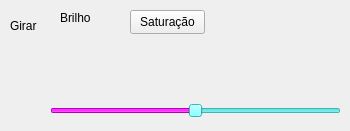
    <widget class="QWidget" name="tab">
     <property name="toolTip">
      <string>&lt;html&gt;&lt;head/&gt;&lt;body&gt;&lt;p&gt;ferramentas&lt;/p&gt;&lt;p&gt;&lt;br/&gt;&lt;/p&gt;&lt;/body&gt;&lt;/html&gt;</string>
     </property>
     <attribute name="title">
      <string>Ferramentas</string>
     </attribute>
     <widget class="QWidget" name="layoutWidget">
      <property name="geometry">
       <rect>
        <x>10</x>
        <y>10</y>
        <width>30</width>
        <height>51</height>
       </rect>
      </property>
      <layout class="QVBoxLayout" name="verticalLayout">
       <item>
        <widget class="QLabel" name="label">
         <property name="text">
          <string>Girar</string>
         </property>
        </widget>
       </item>
       <item>
        <widget class="QPushButton" name="pushButton_3">
         <property name="toolTip">
          <string>&lt;html&gt;&lt;head/&gt;&lt;body&gt;&lt;p&gt;girar&lt;/p&gt;&lt;p&gt;&lt;br/&gt;&lt;/p&gt;&lt;/body&gt;&lt;/html&gt;</string>
         </property>
         <property name="styleSheet">
          <string notr="true">background-color: white;
border-image: url(:refresh.png);
background: none;
border: none;
background-repeat: none;</string>
         </property>
         <property name="text">
          <string/>
         </property>
        </widget>
       </item>
      </layout>
     </widget>
     <widget class="QSlider" name="horizontalSlider">
      <property name="geometry">
       <rect>
        <x>50</x>
        <y>100</y>
        <width>291</width>
        <height>22</height>
       </rect>
      </property>
      <property name="palette">
       <palette>
        <active>
         <colorrole role="WindowText">
          <brush brushstyle="SolidPattern">
           <color alpha="255">
            <red>0</red>
            <green>0</green>
            <blue>0</blue>
           </color>
          </brush>
         </colorrole>
         <colorrole role="Button">
          <brush brushstyle="SolidPattern">
           <color alpha="255">
            <red>85</red>
            <green>255</green>
            <blue>255</blue>
           </color>
          </brush>
         </colorrole>
         <colorrole role="Light">
          <brush brushstyle="SolidPattern">
           <color alpha="255">
            <red>212</red>
            <green>255</green>
            <blue>255</blue>
           </color>
          </brush>
         </colorrole>
         <colorrole role="Midlight">
          <brush brushstyle="SolidPattern">
           <color alpha="255">
            <red>148</red>
            <green>255</green>
            <blue>255</blue>
           </color>
          </brush>
         </colorrole>
         <colorrole role="Dark">
          <brush brushstyle="SolidPattern">
           <color alpha="255">
            <red>42</red>
            <green>127</green>
            <blue>127</blue>
           </color>
          </brush>
         </colorrole>
         <colorrole role="Mid">
          <brush brushstyle="SolidPattern">
           <color alpha="255">
            <red>57</red>
            <green>170</green>
            <blue>170</blue>
           </color>
          </brush>
         </colorrole>
         <colorrole role="Text">
          <brush brushstyle="SolidPattern">
           <color alpha="255">
            <red>0</red>
            <green>0</green>
            <blue>0</blue>
           </color>
          </brush>
         </colorrole>
         <colorrole role="BrightText">
          <brush brushstyle="SolidPattern">
           <color alpha="255">
            <red>255</red>
            <green>255</green>
            <blue>255</blue>
           </color>
          </brush>
         </colorrole>
         <colorrole role="ButtonText">
          <brush brushstyle="SolidPattern">
           <color alpha="255">
            <red>0</red>
            <green>0</green>
            <blue>0</blue>
           </color>
          </brush>
         </colorrole>
         <colorrole role="Base">
          <brush brushstyle="SolidPattern">
           <color alpha="255">
            <red>255</red>
            <green>255</green>
            <blue>255</blue>
           </color>
          </brush>
         </colorrole>
         <colorrole role="Window">
          <brush brushstyle="SolidPattern">
           <color alpha="255">
            <red>85</red>
            <green>255</green>
            <blue>255</blue>
           </color>
          </brush>
         </colorrole>
         <colorrole role="Shadow">
          <brush brushstyle="SolidPattern">
           <color alpha="255">
            <red>0</red>
            <green>0</green>
            <blue>0</blue>
           </color>
          </brush>
         </colorrole>
         <colorrole role="Highlight">
          <brush brushstyle="SolidPattern">
           <color alpha="255">
            <red>255</red>
            <green>0</green>
            <blue>255</blue>
           </color>
          </brush>
         </colorrole>
         <colorrole role="Link">
          <brush brushstyle="SolidPattern">
           <color alpha="255">
            <red>255</red>
            <green>85</green>
            <blue>127</blue>
           </color>
          </brush>
         </colorrole>
         <colorrole role="AlternateBase">
          <brush brushstyle="SolidPattern">
           <color alpha="255">
            <red>170</red>
            <green>255</green>
            <blue>255</blue>
           </color>
          </brush>
         </colorrole>
         <colorrole role="ToolTipBase">
          <brush brushstyle="SolidPattern">
           <color alpha="255">
            <red>255</red>
            <green>255</green>
            <blue>220</blue>
           </color>
          </brush>
         </colorrole>
         <colorrole role="ToolTipText">
          <brush brushstyle="SolidPattern">
           <color alpha="255">
            <red>0</red>
            <green>0</green>
            <blue>0</blue>
           </color>
          </brush>
         </colorrole>
         <colorrole role="PlaceholderText">
          <brush brushstyle="SolidPattern">
           <color alpha="127">
            <red>0</red>
            <green>0</green>
            <blue>0</blue>
           </color>
          </brush>
         </colorrole>
        </active>
        <inactive>
         <colorrole role="WindowText">
          <brush brushstyle="SolidPattern">
           <color alpha="255">
            <red>0</red>
            <green>0</green>
            <blue>0</blue>
           </color>
          </brush>
         </colorrole>
         <colorrole role="Button">
          <brush brushstyle="SolidPattern">
           <color alpha="255">
            <red>85</red>
            <green>255</green>
            <blue>255</blue>
           </color>
          </brush>
         </colorrole>
         <colorrole role="Light">
          <brush brushstyle="SolidPattern">
           <color alpha="255">
            <red>212</red>
            <green>255</green>
            <blue>255</blue>
           </color>
          </brush>
         </colorrole>
         <colorrole role="Midlight">
          <brush brushstyle="SolidPattern">
           <color alpha="255">
            <red>148</red>
            <green>255</green>
            <blue>255</blue>
           </color>
          </brush>
         </colorrole>
         <colorrole role="Dark">
          <brush brushstyle="SolidPattern">
           <color alpha="255">
            <red>42</red>
            <green>127</green>
            <blue>127</blue>
           </color>
          </brush>
         </colorrole>
         <colorrole role="Mid">
          <brush brushstyle="SolidPattern">
           <color alpha="255">
            <red>57</red>
            <green>170</green>
            <blue>170</blue>
           </color>
          </brush>
         </colorrole>
         <colorrole role="Text">
          <brush brushstyle="SolidPattern">
           <color alpha="255">
            <red>0</red>
            <green>0</green>
            <blue>0</blue>
           </color>
          </brush>
         </colorrole>
         <colorrole role="BrightText">
          <brush brushstyle="SolidPattern">
           <color alpha="255">
            <red>255</red>
            <green>255</green>
            <blue>255</blue>
           </color>
          </brush>
         </colorrole>
         <colorrole role="ButtonText">
          <brush brushstyle="SolidPattern">
           <color alpha="255">
            <red>0</red>
            <green>0</green>
            <blue>0</blue>
           </color>
          </brush>
         </colorrole>
         <colorrole role="Base">
          <brush brushstyle="SolidPattern">
           <color alpha="255">
            <red>255</red>
            <green>255</green>
            <blue>255</blue>
           </color>
          </brush>
         </colorrole>
         <colorrole role="Window">
          <brush brushstyle="SolidPattern">
           <color alpha="255">
            <red>85</red>
            <green>255</green>
            <blue>255</blue>
           </color>
          </brush>
         </colorrole>
         <colorrole role="Shadow">
          <brush brushstyle="SolidPattern">
           <color alpha="255">
            <red>0</red>
            <green>0</green>
            <blue>0</blue>
           </color>
          </brush>
         </colorrole>
         <colorrole role="Highlight">
          <brush brushstyle="SolidPattern">
           <color alpha="255">
            <red>255</red>
            <green>0</green>
            <blue>255</blue>
           </color>
          </brush>
         </colorrole>
         <colorrole role="Link">
          <brush brushstyle="SolidPattern">
           <color alpha="255">
            <red>255</red>
            <green>85</green>
            <blue>127</blue>
           </color>
          </brush>
         </colorrole>
         <colorrole role="AlternateBase">
          <brush brushstyle="SolidPattern">
           <color alpha="255">
            <red>170</red>
            <green>255</green>
            <blue>255</blue>
           </color>
          </brush>
         </colorrole>
         <colorrole role="ToolTipBase">
          <brush brushstyle="SolidPattern">
           <color alpha="255">
            <red>255</red>
            <green>255</green>
            <blue>220</blue>
           </color>
          </brush>
         </colorrole>
         <colorrole role="ToolTipText">
          <brush brushstyle="SolidPattern">
           <color alpha="255">
            <red>0</red>
            <green>0</green>
            <blue>0</blue>
           </color>
          </brush>
         </colorrole>
         <colorrole role="PlaceholderText">
          <brush brushstyle="SolidPattern">
           <color alpha="127">
            <red>0</red>
            <green>0</green>
            <blue>0</blue>
           </color>
          </brush>
         </colorrole>
        </inactive>
        <disabled>
         <colorrole role="WindowText">
          <brush brushstyle="SolidPattern">
           <color alpha="255">
            <red>42</red>
            <green>127</green>
            <blue>127</blue>
           </color>
          </brush>
         </colorrole>
         <colorrole role="Button">
          <brush brushstyle="SolidPattern">
           <color alpha="255">
            <red>85</red>
            <green>255</green>
            <blue>255</blue>
           </color>
          </brush>
         </colorrole>
         <colorrole role="Light">
          <brush brushstyle="SolidPattern">
           <color alpha="255">
            <red>212</red>
            <green>255</green>
            <blue>255</blue>
           </color>
          </brush>
         </colorrole>
         <colorrole role="Midlight">
          <brush brushstyle="SolidPattern">
           <color alpha="255">
            <red>148</red>
            <green>255</green>
            <blue>255</blue>
           </color>
          </brush>
         </colorrole>
         <colorrole role="Dark">
          <brush brushstyle="SolidPattern">
           <color alpha="255">
            <red>42</red>
            <green>127</green>
            <blue>127</blue>
           </color>
          </brush>
         </colorrole>
         <colorrole role="Mid">
          <brush brushstyle="SolidPattern">
           <color alpha="255">
            <red>57</red>
            <green>170</green>
            <blue>170</blue>
           </color>
          </brush>
         </colorrole>
         <colorrole role="Text">
          <brush brushstyle="SolidPattern">
           <color alpha="255">
            <red>42</red>
            <green>127</green>
            <blue>127</blue>
           </color>
          </brush>
         </colorrole>
         <colorrole role="BrightText">
          <brush brushstyle="SolidPattern">
           <color alpha="255">
            <red>255</red>
            <green>255</green>
            <blue>255</blue>
           </color>
          </brush>
         </colorrole>
         <colorrole role="ButtonText">
          <brush brushstyle="SolidPattern">
           <color alpha="255">
            <red>42</red>
            <green>127</green>
            <blue>127</blue>
           </color>
          </brush>
         </colorrole>
         <colorrole role="Base">
          <brush brushstyle="SolidPattern">
           <color alpha="255">
            <red>85</red>
            <green>255</green>
            <blue>255</blue>
           </color>
          </brush>
         </colorrole>
         <colorrole role="Window">
          <brush brushstyle="SolidPattern">
           <color alpha="255">
            <red>85</red>
            <green>255</green>
            <blue>255</blue>
           </color>
          </brush>
         </colorrole>
         <colorrole role="Shadow">
          <brush brushstyle="SolidPattern">
           <color alpha="255">
            <red>0</red>
            <green>0</green>
            <blue>0</blue>
           </color>
          </brush>
         </colorrole>
         <colorrole role="Link">
          <brush brushstyle="SolidPattern">
           <color alpha="255">
            <red>255</red>
            <green>85</green>
            <blue>127</blue>
           </color>
          </brush>
         </colorrole>
         <colorrole role="AlternateBase">
          <brush brushstyle="SolidPattern">
           <color alpha="255">
            <red>85</red>
            <green>255</green>
            <blue>255</blue>
           </color>
          </brush>
         </colorrole>
         <colorrole role="ToolTipBase">
          <brush brushstyle="SolidPattern">
           <color alpha="255">
            <red>255</red>
            <green>255</green>
            <blue>220</blue>
           </color>
          </brush>
         </colorrole>
         <colorrole role="ToolTipText">
          <brush brushstyle="SolidPattern">
           <color alpha="255">
            <red>0</red>
            <green>0</green>
            <blue>0</blue>
           </color>
          </brush>
         </colorrole>
         <colorrole role="PlaceholderText">
          <brush brushstyle="SolidPattern">
           <color alpha="127">
            <red>42</red>
            <green>127</green>
            <blue>127</blue>
           </color>
          </brush>
         </colorrole>
        </disabled>
       </palette>
      </property>
      <property name="minimum">
       <number>-50</number>
      </property>
      <property name="maximum">
       <number>50</number>
      </property>
      <property name="pageStep">
       <number>5</number>
      </property>
      <property name="value">
       <number>0</number>
      </property>
      <property name="orientation">
       <enum>Qt::Horizontal</enum>
      </property>
     </widget>
     <widget class="QPushButton" name="pushButton_6">
      <property name="geometry">
       <rect>
        <x>60</x>
        <y>30</y>
        <width>31</width>
        <height>24</height>
       </rect>
      </property>
      <property name="styleSheet">
       <string notr="true">background-color: white;
border-image: url(:sun.png);
background: none;
border: none;
background-repeat: none;</string>
      </property>
      <property name="text">
       <string/>
      </property>
     </widget>
     <widget class="QPushButton" name="pushButton_7">
      <property name="geometry">
       <rect>
        <x>130</x>
        <y>10</y>
        <width>75</width>
        <height>24</height>
       </rect>
      </property>
      <property name="text">
       <string>Saturação</string>
      </property>
     </widget>
     <widget class="QLabel" name="label_2">
      <property name="geometry">
       <rect>
        <x>60</x>
        <y>10</y>
        <width>49</width>
        <height>16</height>
       </rect>
      </property>
      <property name="text">
       <string>Brilho</string>
      </property>
     </widget>
    </widget>
